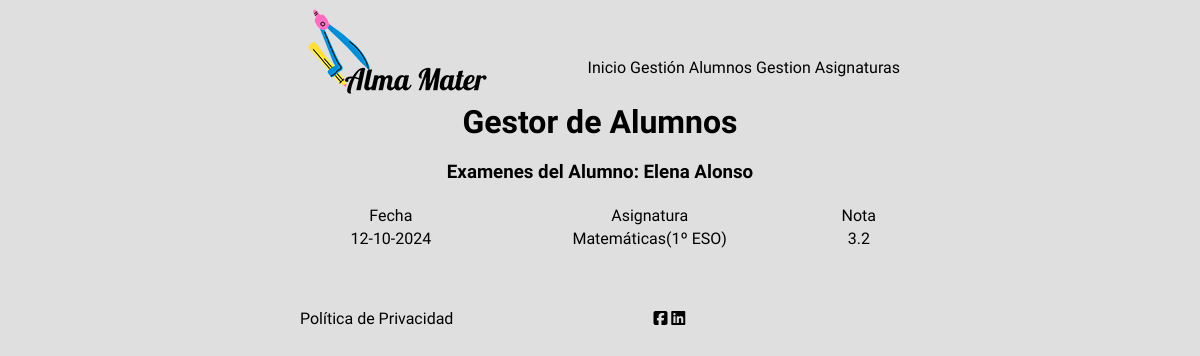
/academia/examenesAlumno.php?id=3, run on the app's committed database.
### tables this page shows
CREATE TABLE `alumno` (
  `id` int(5) UNSIGNED NOT NULL,
  `nombre` varchar(255) NOT NULL,
  `apellidos` varchar(255) NOT NULL,
  `edad` int(3) UNSIGNED NOT NULL
);

CREATE TABLE `examen` (
  `idAlumno` int(5) UNSIGNED NOT NULL,
  `idAsignatura` int(5) NOT NULL,
  `fecha` date NOT NULL,
  `nota` decimal(10,1) NOT NULL
);

CREATE TABLE `asignatura` (
  `id` int(5) NOT NULL,
  `nombre` varchar(255) NOT NULL,
  `curso` varchar(255) NOT NULL
);

### academia/models/mysqlConnect.php (called while the page is built, shortened)
<?php
class mysqlConnect
{
    private $mysqli;
    public function __construct()
    {
        $this->server = "localhost";
        $this->user = "root";
        $this->password = "root";
        $this->database = "almamater";
        $this->mysqli = new mysqli($this->server, $this->user, $this->password, $this->database);
        $this->mysqli->set_charset("utf8");
    }
    public function realizarConsulta($consulta)
    {
        return $this->mysqli->query($consulta);
    }
}

### academia/controllers/AlumnoController.php (called while the page is built, shortened)
<?php
require_once($_SERVER['DOCUMENT_ROOT'] . "/academia/models/alumnos.php");
class AlumnoController
{
    private $alumnoModel;
    public function __construct()
    {
        $this->alumnoModel = new AlumnoModel();
    }
    public function getNombreAlumno($id)
    {
        return $this->alumnoModel->getNombreAlumno($id);
    }
    public function getListadoExamenesAlumno($id)
    {
        return $this->alumnoModel->getExamenesDelAlumno($id);
    }
}

### academia/models/alumnos.php (called while the page is built, shortened)
<?php
require_once("mysqlConnect.php");
class AlumnoModel
{
    private $mysqlConn;
    public function __construct()
    {
        $this->mysqlConn = new mysqlConnect();
    }
    public function getNombreAlumno($id)
    {
        $datosAlumno = mysqli_fetch_assoc($this->mysqlConn->realizarConsulta("SELECT * FROM Alumno WHERE id=" . $id));
        return $datosAlumno["nombre"] . " " . $datosAlumno["apellidos"];
    }
    public function getExamenesDelAlumno($id)
    {
        return $this->mysqlConn->realizarConsulta("SELECT * FROM `Examen` WHERE idAlumno=" . $id);
    }
}

### academia/controllers/AsignaturaController.php (called while the page is built, shortened)
<?php
require_once($_SERVER['DOCUMENT_ROOT'] . "/academia/models/asignaturas.php");
class AsignaturaController
{
    private $asignaturaModel;
    public function __construct()
    {
        $this->asignaturaModel = new AsignaturaModel();
    }
    public function getNombreAsignatura($id)
    {
        return $this->asignaturaModel->getNombreAsignatura($id);
    }
}

### academia/models/asignaturas.php (called while the page is built, shortened)
<?php
require_once("mysqlConnect.php");
class AsignaturaModel
{
    private $mysqlConn;
    public function __construct()
    {
        $this->mysqlConn = new mysqlConnect();
    }
    public function getNombreAsignatura($id)
    {
        $asignatura = mysqli_fetch_assoc($this->mysqlConn->realizarConsulta("SELECT * FROM Asignatura WHERE id=" . $id));
        return $asignatura["nombre"] . "(" . $asignatura["curso"] . ")";
    }
}

### academia/examenesAlumno.php (the view, shortened to what this page needs)
<?php
require_once("controllers/AlumnoController.php");
require_once("controllers/AsignaturaController.php");
$alumnoController = new AlumnoController();
$asignaturaController = new AsignaturaController();
$id = $_GET["id"];
require("views/cabecera.php");
?>
<div id="contenido">
    <h1>Gestor de Alumnos</h1>
    <h3>Examenes del Alumno: <?php echo $alumnoController->getNombreAlumno($id); ?></h3>
    <table>
        <tr>
            <td>Fecha</td>
            <td>Asignatura</td>
            <td>Nota</td>
        </tr>
        <?php
        $result = $alumnoController->getListadoExamenesAlumno($id);
        while ($examen = $result->fetch_assoc()) {
            $nombreAsignatura = $asignaturaController->getNombreAsignatura($examen["idAsignatura"]);
            $timestamp = strtotime($examen["fecha"]);
            $fecha = date("d-m-Y", $timestamp);
            echo '<tr>';
            echo '<td>' . $fecha . '</td>';
            echo '<td>' . $nombreAsignatura . '</td>';
            echo '<td>' . $examen["nota"] . '</td>';
            echo '</tr>';
        }
        ?>
    </table>
</div>
<?php require("views/pieDePagina.php"); ?>
</html>

### academia/css/academia.css (style rules this page uses)
body { background-color: #DFDFDF; margin-left: 25%; margin-right: 25%; font-family: 'Actor'; }
#contenido { clear: both; margin-top: 50px; margin-bottom: 20px; text-align: center; }
table { width: 100%; margin-top: 20px; }
td { text-align: center; }
h1 { margin: 20px; }

### data on the page
alumno: $alumnoController->getNombreAlumno($id) "Elena Alonso"
examen: fecha "12-10-2024", idAsignatura.curso "Matemáticas(1º ESO)", nota "3.2"
